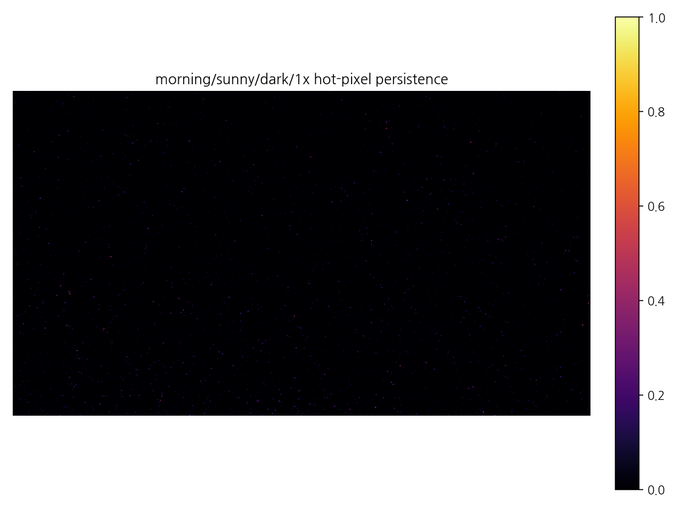
#> input picture results/mc_g105_analysis/flat_dark_first/maps/morning_sunny_dark_1x_hot_persistence.png, 679 x 509 px, shrunk from 1120 x 840 before the run; its folder holds only this picture in this run
$ python analyze_mc_g105_sensor_capture.py --input_dir ../../results/mc_g105_analysis/flat_dark_first/maps   (older library calls are emulated)
#> lines starting #> are read from the running program, lines starting #| are printed output that depends on the picture; after the words box and inside, x2 and y2 are one past the last pixel; in counts of white or black regions, pixels touching at a corner belong together
from __future__ import annotations

import argparse
import logging
import re
import sys
from dataclasses import asdict, dataclass
from pathlib import Path
from typing import Iterable, Optional

import cv2
import matplotlib.pyplot as plt
import numpy as np
import pandas as pd

try:
    import koreanize_matplotlib  # noqa: F401
except ImportError:
    koreanize_matplotlib = None


LOGGER = logging.getLogger(__name__)
IMAGE_SUFFIXES = {".png", ".jpg", ".jpeg", ".bmp", ".tif", ".tiff"}
EPS = 1e-6

TIME_LABELS = {"morning", "afternoon", "day", "night"}
WEATHER_LABELS = {"sunny", "cloudy", "clear", "overcast", "indoor", "unknown"}
FLAT_SCENES = {"flat", "white_wall", "whitewall"}
DARK_SCENES = {"dark", "dark_frame", "lens_covered"}
OUTDOOR_SCENES = {"building", "mixed", "road_shaded", "road", "urban"}

SUMMARY_METRICS = [
    "mean_r",
    "mean_g",
    "mean_b",
    "std_r",
    "std_g",
    "std_b",
    "mean_y",
    "std_y",
    "mean_cr",
    "mean_cb",
    "std_cr",
    "std_cb",
    "tint_rg",
    "tint_bg",
    "g_over_r",
    "g_over_b",
    "green_excess",
    "green_excess_norm",
    "chroma_mottle_std",
    "edge_density",
    "high_freq_energy",
    "dark_region_ratio",
    "dark_noise_std",
    "hot_pixel_ratio",
    "hot_pixel_count",
    "y_clip_low_ratio",
    "y_clip_high_ratio",
    "rgb_clip_low_ratio",
    "rgb_clip_high_ratio",
    "flat_shading_range_norm",
    "flat_center_corner_y_ratio",
    "flat_center_g_over_r",
    "flat_center_g_over_b",
    "burst_temporal_noise_mean",
    "burst_temporal_noise_p90",
    "burst_mean_y_range",
    "burst_green_excess_range",
    "burst_high_freq_range",
    "hot_persistence_ratio_25",
    "hot_persistence_ratio_50",
    "hot_persistence_ratio_75",
]


@dataclass
class ImageMetadata:
    file_path: str
    relative_path: str
    time_label: str
    weather_label: str
    scene_label: str
    scene_kind: str
    zoom_label: str
    frame_index: str
    frame_number: int
    burst_id: str


@dataclass
class ImageAnalysisResult:
    """Per-image sensor/proxy statistics."""

    file_path: str
    relative_path: str
    time_label: str
    weather_label: str
    scene_label: str
    scene_kind: str
    zoom_label: str
    frame_index: str
    frame_number: int
    burst_id: str
    width: int
    height: int
    mean_r: float
    mean_g: float
    mean_b: float
    std_r: float
    std_g: float
    std_b: float
    mean_y: float
    std_y: float
    mean_cr: float
    mean_cb: float
    std_cr: float
    std_cb: float
    tint_rg: float
    tint_bg: float
    g_over_r: float
    g_over_b: float
    green_excess: float
    green_excess_norm: float
    chroma_mottle_std: float
    edge_density: float
    high_freq_energy: float
    dark_region_ratio: float
    dark_noise_std: float
    hot_pixel_ratio: float
    hot_pixel_count: int
    y_clip_low_ratio: float
    y_clip_high_ratio: float
    rgb_clip_low_ratio: float
    rgb_clip_high_ratio: float
    r_clip_high_ratio: float
    g_clip_high_ratio: float
    b_clip_high_ratio: float
    flat_shading_range_norm: float
    flat_center_y: float
    flat_corner_y: float
    flat_center_corner_y_ratio: float
    flat_center_g_over_r: float
    flat_center_g_over_b: float


@dataclass
class BurstAnalysisResult:
    """Burst-level temporal, stability, and persistence statistics."""

    burst_id: str
    time_label: str
    weather_label: str
    scene_label: str
    scene_kind: str
    zoom_label: str
    frame_count: int
    width: int
    height: int
    burst_temporal_noise_mean: float
    burst_temporal_noise_median: float
    burst_temporal_noise_p90: float
    burst_temporal_noise_max: float
    burst_mean_y_std: float
    burst_mean_y_range: float
    burst_mean_y_drift: float
    burst_g_over_r_range: float
    burst_g_over_b_range: float
    burst_green_excess_range: float
    burst_edge_density_range: float
    burst_high_freq_range: float
    burst_high_freq_rel_range: float
    unstable_luma: bool
    unstable_color: bool
    unstable_detail: bool
    unstable_auto: bool
    hot_persistence_count_25: int
    hot_persistence_count_50: int
    hot_persistence_count_75: int
    hot_persistence_ratio_25: float
    hot_persistence_ratio_50: float
    hot_persistence_ratio_75: float
    map_temporal_std: str
    map_hot_persistence: str
    map_hot_fixed_mask: str
    map_flat_shading: str
    map_flat_green_excess: str


def setup_logging(verbose: bool) -> None:
    level = logging.DEBUG if verbose else logging.INFO
    logging.basicConfig(level=level, format="[%(levelname)s] %(message)s")
    logging.getLogger("matplotlib").setLevel(logging.WARNING)
    logging.getLogger("PIL").setLevel(logging.WARNING)


def parse_args() -> argparse.Namespace:
    parser = argparse.ArgumentParser(
        description=(
            "Analyze MC-G105 NV12-derived frame captures using folder metadata. "
            "Expected layout: {time}/{weather}/{scene}/{zoom}/{frame}.png"
        )
    )
    parser.add_argument(
        "--input_dir",
        type=str,
        required=True,
        help="Root directory containing captured images.",
    )
    parser.add_argument(
        "--output_dir",
        type=str,
        default="results/mc_g105_analysis",
        help="Directory to save CSV, plots, maps, and markdown summary.",
    )
    parser.add_argument(
        "--max_images",
        type=int,
        default=0,
        help="Optional cap on the number of images to analyze. 0 means all images.",
    )
    parser.add_argument(
        "--previous_group_summary",
        type=str,
        default="",
        help="Optional group_summary.csv from an earlier run for current-vs-previous deltas.",
    )
    parser.add_argument(
        "--no_maps",
        action="store_true",
        help="Disable temporal/hot-pixel/flat heatmap image outputs.",
    )
    parser.add_argument(
        "--save_outdoor_maps",
        action="store_true",
        help="Also save maps for outdoor bursts. By default maps are saved for flat/dark only.",
    )
    parser.add_argument(
        "--unstable_y_range",
        type=float,
        default=12.0,
        help="Burst mean-Y range above this value is flagged as auto-exposure unstable.",
    )
    parser.add_argument(
        "--unstable_color_range",
        type=float,
        default=8.0,
        help="Burst green-excess range above this value is flagged as color unstable.",
    )
    parser.add_argument(
        "--unstable_detail_rel_range",
        type=float,
        default=0.35,
        help="Relative high-frequency range above this value is flagged as detail/focus unstable.",
    )
    parser.add_argument(
        "--verbose",
        action="store_true",
        help="Enable verbose logging.",
    )
    return parser.parse_args()


def normalize_label(value: str) -> str:
    return value.strip().lower().replace(" ", "_").replace("-", "_")


def safe_divide(numerator: float, denominator: float) -> float:
    return float(numerator / (denominator + EPS))


def collect_image_paths(input_dir: Path, max_images: int) -> list[Path]:
    image_paths = sorted(
        path for path in input_dir.rglob("*") if path.suffix.lower() in IMAGE_SUFFIXES
    )
    if max_images > 0:
        image_paths = image_paths[:max_images]
    return image_paths


def infer_time_label(parts: Iterable[str]) -> str:
    lowered = [normalize_label(part) for part in parts]
    for label in lowered:
        if label in TIME_LABELS:
            return label
    if any("morning" in label for label in lowered):
        return "morning"
    if any("afternoon" in label for label in lowered):
        return "afternoon"
    if any("night" in label for label in lowered):
        return "night"
    if any("day" in label for label in lowered):
        return "day"
    return "unknown"


def infer_weather_label(parts: Iterable[str]) -> str:
    lowered = [normalize_label(part) for part in parts]
    for label in lowered:
        if label in WEATHER_LABELS:
            return label
    return "unknown"


def infer_zoom_label(parts: Iterable[str]) -> str:
    joined = "/".join(parts).lower()
    match = re.search(r"(?<!\d)(\d{1,2})x(?!\d)", joined)
    if match:
        return f"{match.group(1)}x"
    return "unknown"


def infer_scene_kind(scene_label: str) -> str:
    scene = normalize_label(scene_label)
    if scene in FLAT_SCENES:
        return "calibration_flat"
    if scene in DARK_SCENES:
        return "calibration_dark"
    if scene in OUTDOOR_SCENES:
        return "outdoor"
    return "unknown"


def infer_frame_number(frame_index: str) -> int:
    match = re.search(r"(\d+)$", frame_index)
    if match:
        return int(match.group(1))
    return -1


def parse_metadata(image_path: Path, input_dir: Path) -> ImageMetadata:
    rel_path = image_path.relative_to(input_dir)
    parts = list(rel_path.parts)
    normalized_parts = [normalize_label(part) for part in parts]

    frame_index = image_path.stem
    frame_number = infer_frame_number(frame_index)

    if len(parts) >= 5:
        time_label = normalize_label(parts[0])
        weather_label = normalize_label(parts[1])
        scene_label = normalize_label(parts[2])
        zoom_label = normalize_label(parts[3])
    else:
        time_label = infer_time_label(normalized_parts)
        weather_label = infer_weather_label(normalized_parts)
        zoom_label = infer_zoom_label(normalized_parts)
        scene_label = normalize_label(image_path.parent.name)
        if scene_label == zoom_label and image_path.parent.parent != image_path.parent:
            scene_label = normalize_label(image_path.parent.parent.name)

    if time_label not in TIME_LABELS:
        inferred_time = infer_time_label(normalized_parts)
        time_label = inferred_time if inferred_time != "unknown" else time_label
    if weather_label not in WEATHER_LABELS:
        inferred_weather = infer_weather_label(normalized_parts)
        weather_label = inferred_weather if inferred_weather != "unknown" else weather_label
    if not re.fullmatch(r"\d{1,2}x", zoom_label):
        zoom_label = infer_zoom_label(normalized_parts)

    burst_id = str(rel_path.parent).replace("\\", "/")
    scene_kind = infer_scene_kind(scene_label)

    return ImageMetadata(
        file_path=str(image_path),
        relative_path=str(rel_path).replace("\\", "/"),
        time_label=time_label,
        weather_label=weather_label,
        scene_label=scene_label,
        scene_kind=scene_kind,
        zoom_label=zoom_label,
        frame_index=frame_index,
        frame_number=frame_number,
        burst_id=burst_id,
    )


def read_rgb(image_path: Path) -> np.ndarray:
    bgr = cv2.imread(str(image_path), cv2.IMREAD_COLOR)
#> bgr is the input picture: shape (509, 679, 3); mean B, G, R 111.3, 109.8, 112.3
    if bgr is None:
        raise ValueError(f"Failed to read image: {image_path}")
    return cv2.cvtColor(bgr, cv2.COLOR_BGR2RGB)


def compute_hot_pixel_mask_from_gray(gray: np.ndarray) -> np.ndarray:
    gray_u8 = np.clip(gray, 0, 255).astype(np.uint8)
    gray_f = gray_u8.astype(np.float32)
    local_median = cv2.medianBlur(gray_u8, 3).astype(np.float32)
    residual = gray_f - local_median

    bright_threshold = max(
        float(np.percentile(gray_f, 99.8)),
        float(np.mean(gray_f) + 3.0 * np.std(gray_f)),
    )
    residual_threshold = max(12.0, float(np.percentile(residual, 99.5)))
    return (gray_f >= bright_threshold) & (residual >= residual_threshold)


def compute_high_freq_energy(gray_image: np.ndarray) -> float:
    lap = cv2.Laplacian(gray_image, cv2.CV_32F)
    return float(np.var(lap))


def compute_edge_density(gray_image: np.ndarray) -> float:
    edges = cv2.Canny(gray_image, 80, 160)
    return float(np.mean(edges > 0))


def compute_chroma_mottle_std(cr: np.ndarray, cb: np.ndarray) -> float:
    cr_low = cv2.GaussianBlur(cr, (0, 0), sigmaX=3.0)
    cb_low = cv2.GaussianBlur(cb, (0, 0), sigmaX=3.0)
    cr_residual = cr - cr_low
    cb_residual = cb - cb_low
    return float(np.sqrt(np.mean(cr_residual**2 + cb_residual**2)))


def corner_stack(array: np.ndarray) -> np.ndarray:
    h, w = array.shape[:2]
    ch = max(1, h // 5)
    cw = max(1, w // 5)
    corners = [
        array[:ch, :cw],
        array[:ch, w - cw :],
        array[h - ch :, :cw],
        array[h - ch :, w - cw :],
    ]
    return np.concatenate([corner.reshape(-1, *corner.shape[2:]) for corner in corners])


def center_crop(array: np.ndarray) -> np.ndarray:
    h, w = array.shape[:2]
    y0 = h // 4
    y1 = max(y0 + 1, (3 * h) // 4)
    x0 = w // 4
    x1 = max(x0 + 1, (3 * w) // 4)
    return array[y0:y1, x0:x1]


def compute_flat_metrics(rgb_f: np.ndarray, y: np.ndarray) -> tuple[float, float, float, float, float, float]:
    sigma = max(3.0, min(y.shape[:2]) / 24.0)
    low_freq_y = cv2.GaussianBlur(y.astype(np.float32), (0, 0), sigmaX=sigma)
    shading_range_norm = safe_divide(
        float(np.percentile(low_freq_y, 95) - np.percentile(low_freq_y, 5)),
        float(np.mean(low_freq_y)),
    )

    center_y = float(np.mean(center_crop(y)))
    corner_y = float(np.mean(corner_stack(y)))
    center_corner_y_ratio = safe_divide(center_y, corner_y)

    center_rgb = center_crop(rgb_f)
    center_r = float(np.mean(center_rgb[:, :, 0]))
    center_g = float(np.mean(center_rgb[:, :, 1]))
    center_b = float(np.mean(center_rgb[:, :, 2]))
    center_g_over_r = safe_divide(center_g, center_r)
    center_g_over_b = safe_divide(center_g, center_b)

    return (
        shading_range_norm,
        center_y,
        corner_y,
        center_corner_y_ratio,
        center_g_over_r,
        center_g_over_b,
    )


def analyze_image(image_path: Path, metadata: ImageMetadata) -> ImageAnalysisResult:
    rgb = read_rgb(image_path)
    rgb_f = rgb.astype(np.float32)
    h, w = rgb.shape[:2]

    r = rgb_f[:, :, 0]
    g = rgb_f[:, :, 1]
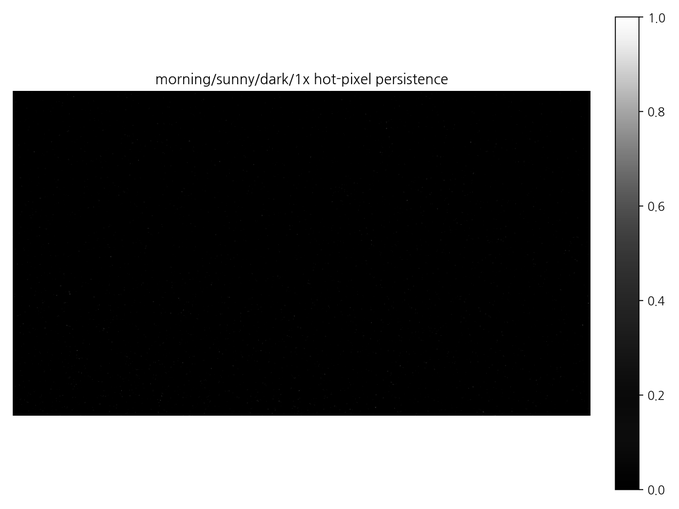
#> g: shape (509, 679) float32; min 0, max 255, mean 109.8
    b = rgb_f[:, :, 2]
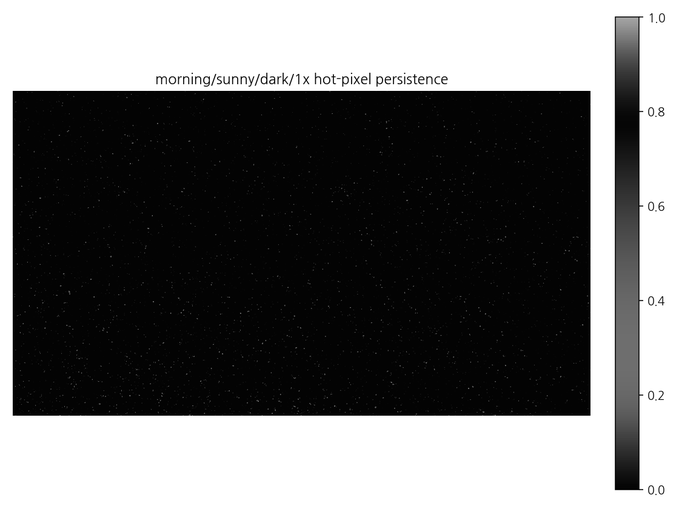
#> b: shape (509, 679) float32; min 0, max 255, mean 111.3

    ycrcb = cv2.cvtColor(rgb, cv2.COLOR_RGB2YCrCb).astype(np.float32)
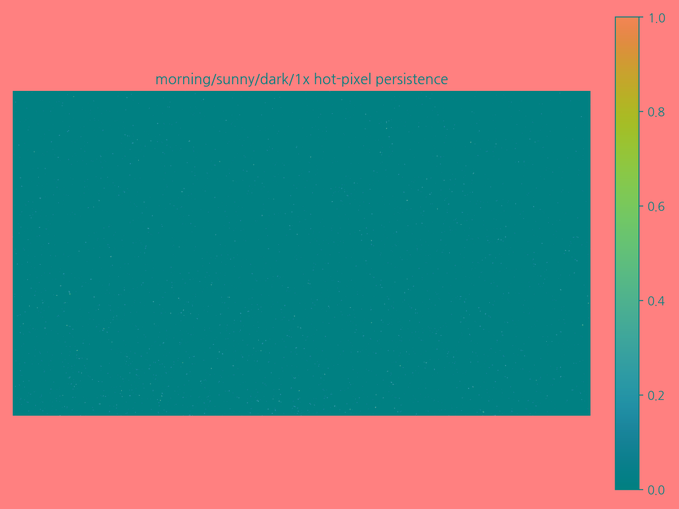
#> ycrcb: shape (509, 679, 3) float32; mean R, G, B 110.8, 129.2, 128.4
    y = ycrcb[:, :, 0]
    cr = ycrcb[:, :, 1]
    cb = ycrcb[:, :, 2]
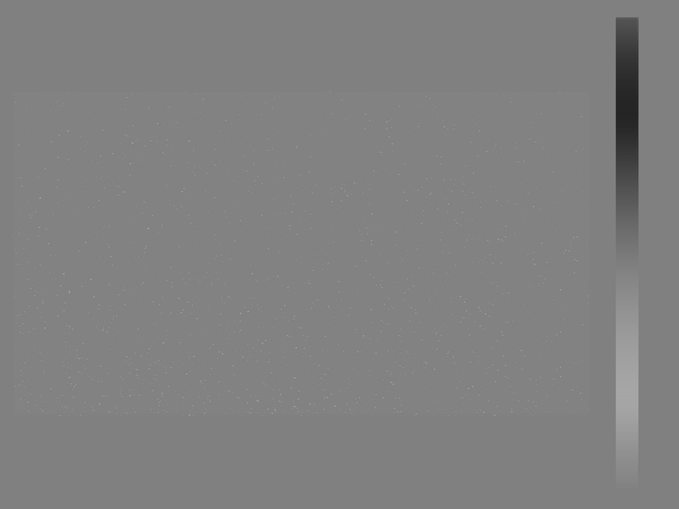
#> cb: shape (509, 679) float32; min 32, max 169, mean 128.5
    gray = cv2.cvtColor(rgb, cv2.COLOR_RGB2GRAY)

    mean_r = float(np.mean(r))
#> mean_r = 112.3
    mean_g = float(np.mean(g))
#> mean_g = 109.8
    mean_b = float(np.mean(b))
#> mean_b = 111.3
    mean_y = float(np.mean(y))
#> mean_y = 110.6
    green_excess = float(mean_g - ((mean_r + mean_b) / 2.0))
#> green_excess = -1.98

    dark_mask = y < 40.0
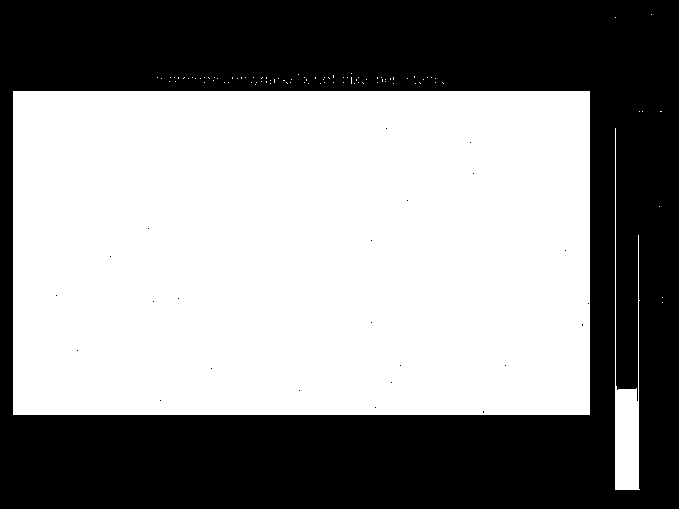
#> dark_mask: shape (509, 679) bool; 54.9% white; 24 black regions (23 under 20 px), largest, box (x1, y1, x2, y2) and area: (0, 0, 679, 509) 155704
    dark_region_ratio = float(np.mean(dark_mask))
#> dark_region_ratio = 0.549
    dark_noise_std = float(np.std(y[dark_mask])) if np.any(dark_mask) else 0.0
#> dark_noise_std = 3.26

    hot_mask = compute_hot_pixel_mask_from_gray(gray)
#> in compute_hot_pixel_mask_from_gray, `local_median = cv2.medianBlur(gray_u8, 3).astype(np.float32)`:
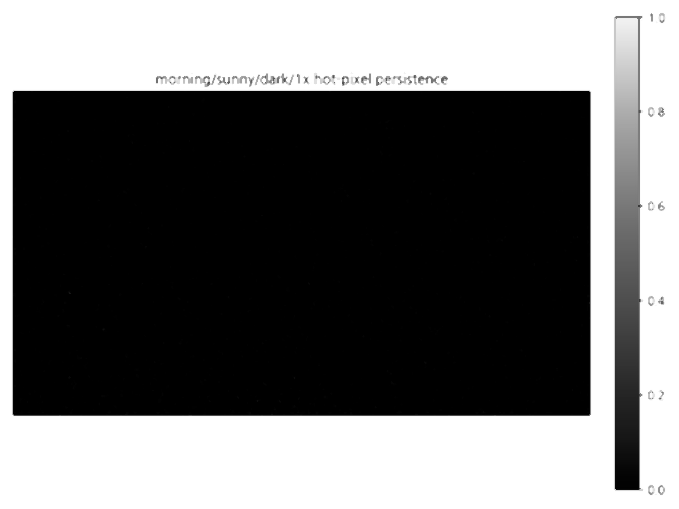
#> local_median: shape (509, 679) float32; min 0, max 255, mean 110.9
#> in compute_hot_pixel_mask_from_gray, `bright_threshold = max( float(np.percentile(gray_f, 99.8)), float(np.m..`: bright_threshold = 482.8
#> in compute_hot_pixel_mask_from_gray, `residual_threshold = max(12.0, float(np.percentile(residual, 99.5)))`: residual_threshold = 12
    hot_pixel_count = int(np.sum(hot_mask))
#> hot_pixel_count = 0
    hot_pixel_ratio = float(hot_pixel_count / (h * w))
#> hot_pixel_ratio = 0

    (
        flat_shading_range_norm,
        flat_center_y,
        flat_corner_y,
        flat_center_corner_y_ratio,
        flat_center_g_over_r,
        flat_center_g_over_b,
    ) = compute_flat_metrics(rgb_f, y)
#> in compute_flat_metrics, `low_freq_y = cv2.GaussianBlur(y.astype(np.float32), (0, 0), sigmaX=sig..`:
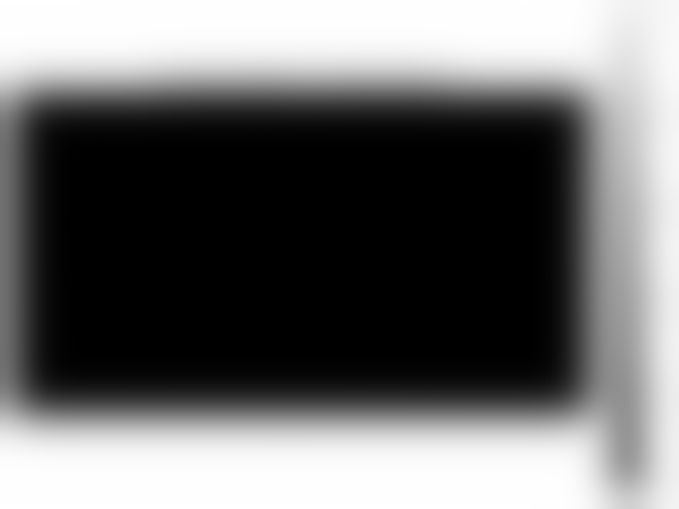
#> low_freq_y: shape (509, 679) float32; min 0.172, max 255, mean 110.5
#> in compute_flat_metrics, `shading_range_norm = safe_divide( float(np.percentile(low_freq_y, 95) ..`: shading_range_norm = 2.31
#> (the rest of the program and of its run is left out)
